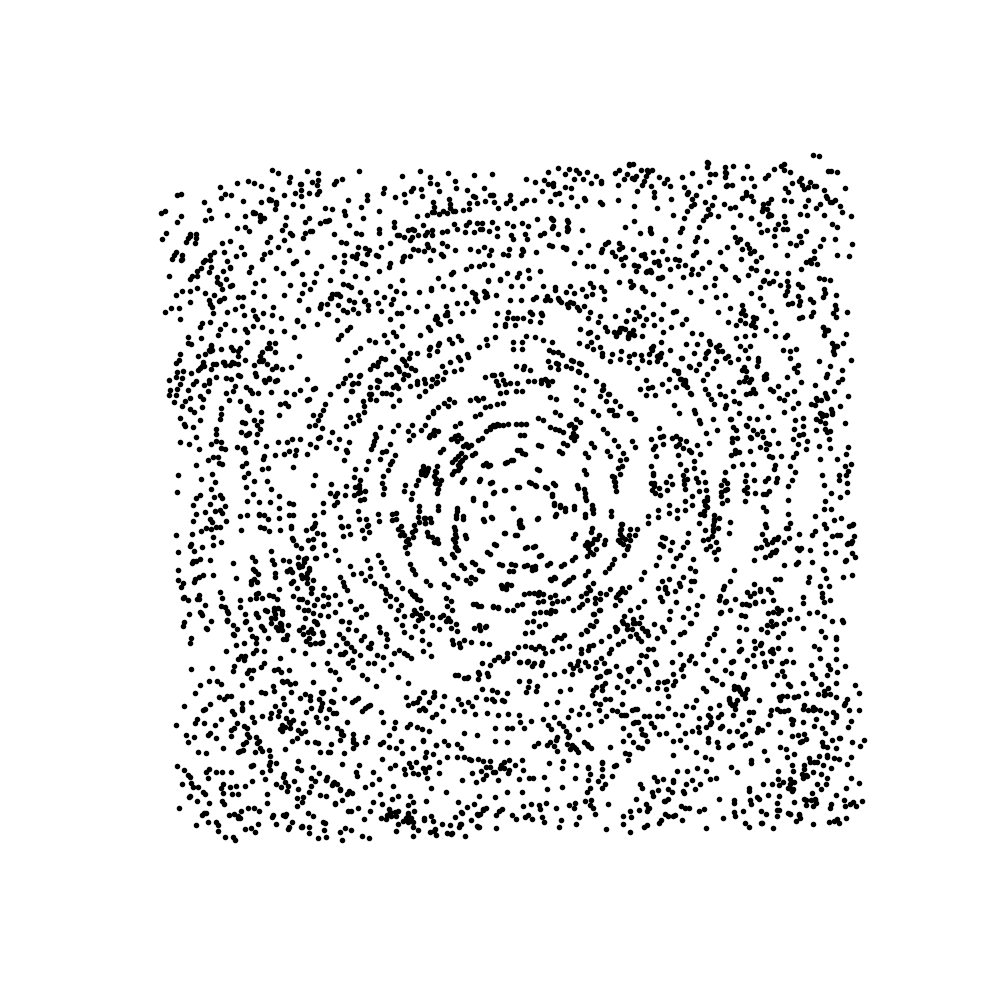

Write the Python code that produced this figure.
# -*- coding: utf-8 -*-
"""
Created on Sat Apr 14 13:50:47 2018

@author: kfgf831
"""

import matplotlib.pyplot as plt
import numpy as np
import math

# generate a rectangular matrix of random numbers
n = 2000
x = np.random.rand(n)
y = np.random.rand(n)
ma = list(zip(x,y))

# make a copy of the matrix and rotate it around the centre of the plot
def rotate(ma,th,centre=(0,0)): 
    x = ma[0] - centre[0]
    y = ma[1] - centre[1]
    theta = np.radians(th)
    cos_th = math.cos(theta)
    sin_th = math.sin(theta)
    x1 = (x * cos_th - y * sin_th)
    y1 = (x * sin_th + y * cos_th)
    x1 = x1 + centre[0]
    y1 = y1 + centre[1]
    return([x1,y1])

ma_centre = (np.mean(x),np.mean(y))
ma_rotated = [rotate(r,3,ma_centre) for r in ma]
ma_rotated_np = np.array(ma_rotated)
x_rotated = ma_rotated_np[:,0]
y_rotated = ma_rotated_np[:,1]

plt.figure(figsize=(5,5),dpi=200)
plt.axis("off")

plt.scatter(x,y,s=1,marker='o',c='black')
plt.scatter(x_rotated,y_rotated,s=1,marker='o', color = 'black')

plt.savefig('moire_pattern.png')
plt.show()

